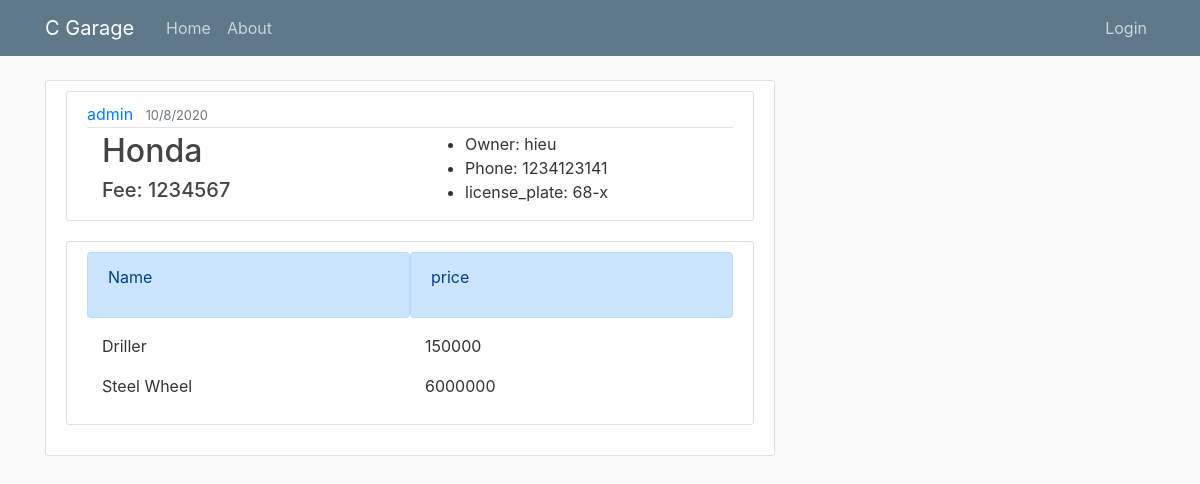
Screenshot of /repairvote/3/ with the database file from the repository.
### garage/models.py (models this page shows, shortened)
class RepairVote(models.Model):
    car = models.OneToOneField(Car, on_delete=models.CASCADE)

class Car(models.Model):
    STATUS_CHOICE = (
        (True, "Active"),
        (False, "UnActive")
    )
    car_id = models.CharField(primary_key=True, max_length=100)
    owner = models.CharField(max_length=200)
    license_plate = models.CharField(max_length=50)
    address = models.TextField()
    phone_number = models.CharField(max_length=10, validators=[RegexValidator(r'^\d{1,10}$')])
    email = models.EmailField()
    date_received = models.DateTimeField(default=timezone.now)
    date_finished = models.DateTimeField(null=True)
    staff = models.ForeignKey(User, on_delete=models.CASCADE)
    car_brand = models.ForeignKey('Car_brand', on_delete=models.CASCADE)
    fee = models.IntegerField(null=True)
    is_edited = models.BooleanField(default=False, null=True)
    status = models.BooleanField(default=True, null=True, choices=STATUS_CHOICE)

class Car_Brand(models.Model):
    car_code = models.CharField(primary_key=True, max_length=100)
    car_name = models.CharField(max_length=200)

class Accessories(models.Model):
    accessories_name = models.CharField(max_length=200, null=True)
    price = models.IntegerField(null=True)

### garage/views.py (the view)
# urls.py: path('repairvote/<int:pk>/', RepairVoteDetailView.as_view(), name="repairvote-detail"),
class RepairVoteDetailView(DetailView):
    model = RepairVote
    template_name = 'garage/repairVote_detail.html'
    def get_context_data(self, **kwargs):
        context = super(RepairVoteDetailView, self).get_context_data(**kwargs)
        context['Accessories'] = Accessories.objects.all()
        return context

### garage/templates/garage/repairVote_detail.html (shortened to what this page needs)
{% extends "garage/base.html"%}
{% block content%}
    <article class="media content-section">
        <div class="media-body">
            <article class="media content-section">
                <div class="media-body">
                <div class="article-metadata">
                    <a class="mr-2" href="{% url 'user-cars' object.car.staff.username %}">{{ object.car.staff }}</a>
                    <small class="text-muted">{{ object.car.date_received|date:"j/n/Y" }}</small>
                </div>
                <div class="container">
                    <div class="row">
                        <div class="col-sm">
                            <h2 class="article-title">{{ object.car.car_brand.car_name }}</h2>
                            <h5 class="article-title">Fee: {{ object.car.fee }}</h5>
                        </div>
                        <div class="col-sm">
                            <ul>
                            <li>Owner: {{ object.car.owner }}</li>
                            <li>Phone: {{ object.car.phone_number }}</li>
                            <li>license_plate: {{ object.car.license_plate}}</li>
                            </ul>
                        </div>
                    </div>
                </div>
                </div>
            </article>
            <article class="media content-section">
                <div class="media-body">
                    <div class="container">
                        <div class="row">
                            <div class="col-sm alert alert-primary"><p>Name</p></div>
                            <div class="col-sm alert alert-primary"><p>price</p></div>
                        </div>
                    </div>
                    {% for accessory in Accessories %}
                    <div class="container">
                        <div class="row">
                            <div class="col-sm">
                                <p>{{ accessory.accessories_name }}</p>
                            </div>
                            <div class="col-sm">
                                <p>{{ accessory.price }}</p>
                            </div>
                        </div>
                    </div>
                    {% endfor %}
                </div>
            </article>
        </div>
    </article>
{% endblock content %}

### garage/static/garage/main.css (style rules this page uses)
body { background: #fafafa; color: #333333; margin-top: 5rem; }
h1, h2, h3, h4, h5, h6 { color: #444444; }
ul { margin: 0; }
.content-section { background: #ffffff; padding: 10px 20px; border: 1px solid #dddddd; border-radius: 3px; margin-bottom: 20px; }
.article-title { color: #444444; }
.article-metadata { padding-bottom: 1px; margin-bottom: 4px; border-bottom: 1px solid #e3e3e3 }

### rows the page displays
RepairVote: car.staff "admin", car.date_received "10/8/2020", car.car_brand.car_name "Honda", car.fee "1234567", car.owner "hieu", car.phone_number "1234123141", car.license_plate "68-x"
Accessories: accessories_name "Driller", price "150000"
Accessories: accessories_name "Steel Wheel", price "6000000"
